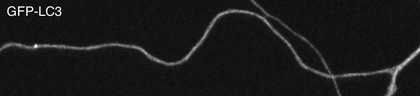
%> input picture project3/curve_detection_images/curv_det_01.tif, 420 x 96 px, shrunk from 768 x 176 before the run
$ octave test_b5.m   (GNU Octave 9; MATLAB toolbox functions it lacks are replaced by stand-ins)
%> lines starting %> are read from the running program, lines starting %| are printed output that depends on the picture
### project3/b5_directionalanisotropicfilter.m
function [ filteredImage ] = b5_directionalanisotropicfilter( im, sig_long, sig_lat, phi )
%B.5 (extra credit): Implementation of a directional anisotropic filter
%   (non-iterative form)
%   from the paper "Fast anisotropic Gaussian filtering" by Geusebroek, et al
%   Result should: smooth signal, preserve edges, enhance edge contrast
%
%   im: image
%   sig_long: sigma in the longitudinal direction (=10)
%   sig_lat: sigma in the lateral direction (=5)
%   phi: in degrees. filter angle (=30, 60, 90, 120, 150)
%
%Code Reference
%   anigauss{.c, .mexglx} from Steger, et al's paper
%   canny edge detector from lecture 14's class demo (edge_demo.m)

mask_size_x = 10;
mask_size_y = mask_size_x;

phi_rad = phi * pi / 180;   % convert to phi in radians
% equation 11 from paper
sig2_u = sig_long^2;    % for x convolution
sig2_v = sig_lat^2;     % for y convolution

top = sig2_v*cos(phi_rad)^2 + sig2_u*sin(phi_rad)^2;
bottom = (sig2_u - sig2_v) * cos(phi_rad) * sin(phi_rad);
tanphi = top / bottom;

I = double(im);
[rows, cols] = size(I);
filteredImage = I;      % initialize end result

% x-direction
%filtered_x = filter_aniso(x, y, sig_lat)
filter_x = d2dgauss(mask_size_x, sig_long, mask_size_y, sig_lat, 0);
Ix = conv2(I, filter_x, 'same');
%figure('Name','x-direction'), imshow(Ix, [])

% t-direction
%filtered_t = filter_aniso(x, y, tanphi)
filter_t = d2dgauss(mask_size_x, sig_long, mask_size_y, sig_lat, phi_rad);
It = conv2(I, filter_t, 'same');
figure('Name','t-direction'), imshow(It, [])

% Combining x and t directional derivatives (norm)
%   method in combining taken from lecture 14's canny edge detection
norm = sqrt(Ix.*Ix + It.*It);
figure('Name','Combined x and t'), imshow(norm, [])


%figure('Name','Directional Anisotropic Filtered Image'),
%imshow(filteredImage, [])

end


% Directional 2D gauss from lecture 14 with modifications
%%%%%%% The functions used in the main.m file %%%%%%%
% Function "d2dgauss.m":
% This function returns a 2D edge detector (first order derivative
% of 2D Gaussian function) with size n1*n2; theta is the angle that
% the detector rotated counter clockwise; and sigma1 and sigma2 are the
% standard deviation of the gaussian functions.
% [35 lines left out: functions modX_d2dgauss, mod_d2dgauss, not called in this run]

function h = d2dgauss(n1,sigma1,n2,sigma2,theta)
r=[cos(theta)  sin(theta);
  -sin(theta)  cos(theta)];
for i = 1 : n2
    for j = 1 : n1
        x = j-(n1+1)/2; %different from paper
        y = i-(n2+1)/2;
        u = r * [x ; y];
        h(i,j) = gauss(u(1),sigma1)*dgauss(u(2),sigma2);
    end
end
h = h / sqrt(sum(sum(abs(h).*abs(h))));
end

% Function "gauss.m":
function y = gauss(x,std)
y = exp(-x^2/(2*std^2)) / (std*sqrt(2*pi));
end

% Function "dgauss.m"(first order derivative of gauss function):
function y = dgauss(x,std)
y = -x * gauss(x,std) / std^2;
end
%%%%%%%%%%%%%% end of the functions %%%%%%%%%%%%%

### project3/test_b5.m
% Project Assignment #3
%===============================================================================
% B.5 extra-credit : Implement a non-iterative directional anisotropic filter
%===============================================================================
%close all, clc

%===============================================================================
% Settings

% Degrees to use for answering question B.5:
%   30, 60, 90, 120, 150
angle = 30;   %phi

% For isotropic case, `sig_lat = sig_long`
sig_long = 10;  % Sigma for longitudinal direction
sig_lat = 5;    % Sigma for lateral direction
%===============================================================================

% User's image location settings
inputDir1 = 'curve_detection_images';
filename = 'curv_det_01.tif';

imagePath = [inputDir1, filesep, filename];     % Cross-platform format
I = imread(imagePath);
%> I is the input picture: size 96x420 uint8; min 0, max 255, mean 25.2

filteredImage = b5_directionalanisotropicfilter(I, sig_long, sig_lat, angle);
%> in b5_directionalanisotropicfilter, `Ix = conv2(I, filter_x, 'same');`:
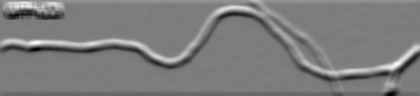
%> Ix: size 96x420 double; min -466.3, max 483.9, mean -0.7; drawn with min black and max white
%> in b5_directionalanisotropicfilter, `It = conv2(I, filter_t, 'same');`:
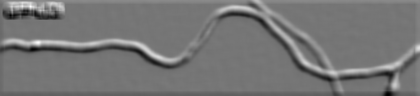
%> It: size 96x420 double; min -424.3, max 492.7, mean -0.6; drawn with min black and max white
%> in b5_directionalanisotropicfilter, `norm = sqrt(Ix.*Ix + It.*It);`:
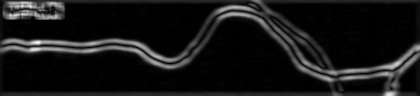
%> norm: size 96x420 double; min 0.00929, max 673.9, mean 60.1; drawn with min black and max white
disp('Finished: B.5')

$ run again, with project3/curve_detection_images/curv_det_02.tif copied over project3/curve_detection_images/curv_det_01.tif
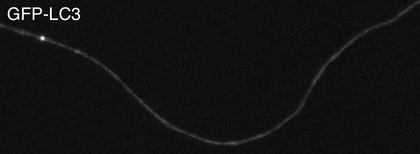
%> input picture project3/curve_detection_images/curv_det_02.tif, 420 x 154 px, shrunk from 673 x 247 before the run
%> I is the input picture: size 154x420 uint8; min 0, max 255, mean 17.5
%> I: size 154x420 double
%> in b5_directionalanisotropicfilter, `Ix = conv2(I, filter_x, 'same');`:
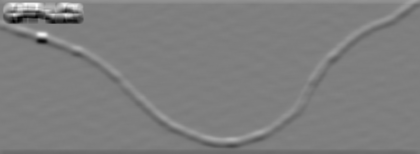
%> Ix: size 154x420 double; min -481.3, max 483.8, mean -0.5; drawn with min black and max white
%> in b5_directionalanisotropicfilter, `norm = sqrt(Ix.*Ix + It.*It);`:
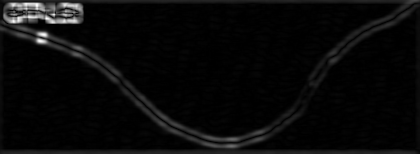
%> norm: size 154x420 double; min 0.00615, max 641.6, mean 24.7; drawn with min black and max white

$ run again, with project3/curve_detection_images/curv_det_03.tif copied over project3/curve_detection_images/curv_det_01.tif
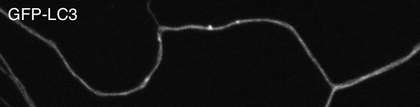
%> input picture project3/curve_detection_images/curv_det_03.tif, 420 x 107 px, shrunk from 712 x 182 before the run
%> I is the input picture: size 107x420 uint8; min 0, max 255, mean 16.9
%> I: size 107x420 double
%> in b5_directionalanisotropicfilter, `It = conv2(I, filter_t, 'same');`:
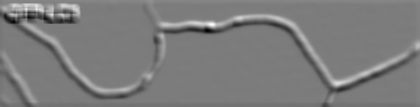
%> It: size 107x420 double; min -534.6, max 562.1, mean -0.1; drawn with min black and max white
%> in b5_directionalanisotropicfilter, `norm = sqrt(Ix.*Ix + It.*It);`:
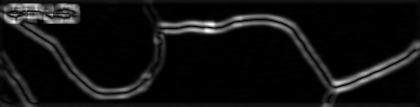
%> norm: size 107x420 double; min 0.00579, max 771, mean 53; drawn with min black and max white
